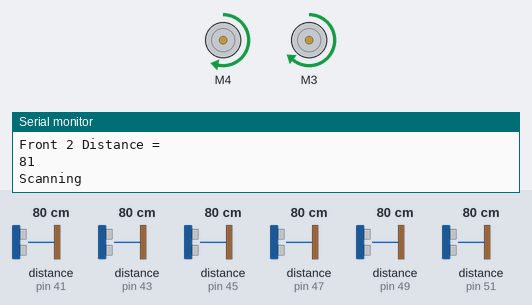
This sketch was run on a simulated Arduino Mega 2560, built with avr-gcc and run on an emulated ATmega2560. Shown: 2 × DC motor (green arrow = forward, orange = backward, longer = faster), the last lines printed to the serial monitor. Inputs (shaded band) come from the test bench; at power-on: distance to the obstacle (sensors on pin 41, pin 47, pin 49, pin 43, pin 45, pin 51) 80 cm. The echo pulse lasts 58.3 µs per cm.

Above: at 1.2 s.
1.3 s: distance to the obstacle (sensor on pin 41) set to 17 cm
2.8 s: distance to the obstacle (sensor on pin 41) set to 14 cm
At 3.7 s:
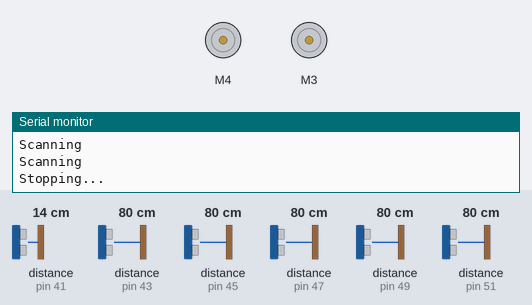
At 4.7 s:
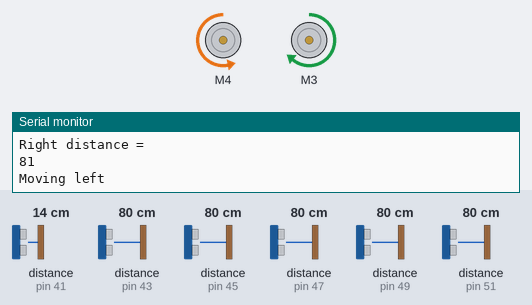
5.8 s: distance to the obstacle (sensor on pin 47) set to 120 cm
At 6.7 s:
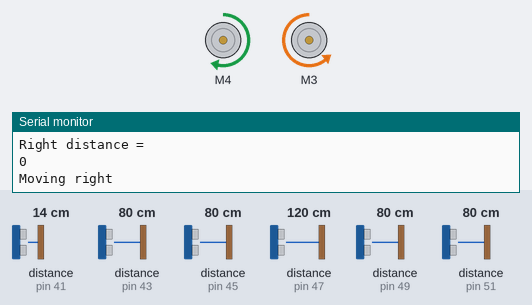
8.8 s: distance to the obstacle (sensor on pin 47) set to 2 cm
11.8 s: distance to the obstacle (sensor on pin 49) set to 4 cm
At 13.3 s:
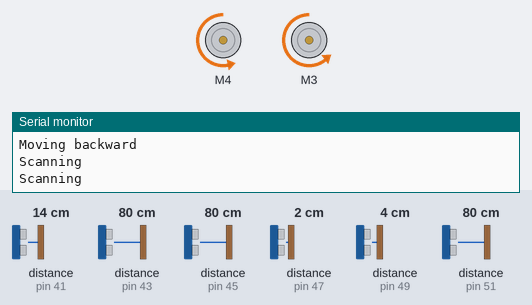
14.8 s: distance to the obstacle (sensor on pin 43) set to 18 cm
Timing chart, 0 to 17.8 s (numbered marks = the images above; inputs shaded):
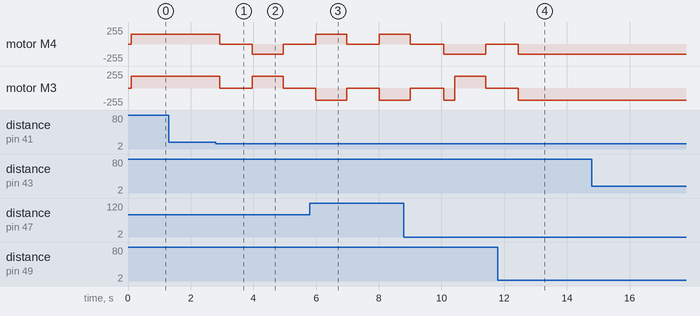

The sketch:

NBtest.ino
```cpp
#include <AFMotor.h> //import your motor shield library
#include <NewPing.h> //import your new ping library

#define trigPinF 50 // define the pins of your sensor
#define echoPinF 51
#define trigPinL 48// define the pins of your sensor
#define echoPinL 49
#define trigPinR 46 // define the pins of your sensor
#define echoPinR 47
#define trigPinLow 44 // define the pins of your sensor
#define echoPinLow 45
#define trigPinBck 42
#define echoPinBck 43
#define trigPinFF 40
#define echoPinFF 41
#define MaxDistance 100


AF_DCMotor motor1(4,MOTOR12_64KHZ); // set up motors.
AF_DCMotor motor2(3,MOTOR12_8KHZ);


NewPing sonarF(trigPinF,echoPinF,MaxDistance);
NewPing sonarL(trigPinL,echoPinL,MaxDistance);
NewPing sonarR(trigPinR,echoPinR,MaxDistance);
NewPing sonarLow(trigPinLow,echoPinLow,MaxDistance);
NewPing sonarB(trigPinBck,echoPinBck,MaxDistance);
NewPing sonarFF(trigPinFF,echoPinFF,MaxDistance);

//Below we are creating unsigned integer variables which we will use later on in the code. They are unsigned as they will only have postive values
unsigned int duration;
unsigned int distance;
unsigned int distanceL;
unsigned int distanceR;
unsigned int distanceB;
unsigned int distanceFF;
unsigned int FrontDistance;
unsigned int LeftDistance;
unsigned int RightDistance;
unsigned int LOWDistance;
unsigned int distanceLOW;
unsigned int FFDistance;
unsigned int ctr;
unsigned int bck;

void setup()
{
  Serial.begin(9600); // begin serial communitication
  Serial.println("Motor test!");
  pinMode(trigPinF, OUTPUT);// set the trig pin to output (Send sound waves)
  pinMode(echoPinF, INPUT);// set the echo pin to input (recieve sound waves)
  pinMode(trigPinL, OUTPUT);// set the trig pin to output (Send sound waves)
  pinMode(echoPinL, INPUT);// set the echo pin to input (recieve sound waves)
  pinMode(trigPinR, OUTPUT);// set the trig pin to output (Send sound waves)
  pinMode(echoPinR, INPUT);// set the echo pin to input (recieve sound waves)
   pinMode(trigPinLow, OUTPUT);// set the trig pin to output (Send sound waves)
  pinMode(echoPinLow, INPUT);// set the echo pin to input (recieve sound waves)
  pinMode(trigPinBck, OUTPUT);
  pinMode(echoPinBck, INPUT);
  pinMode(trigPinFF, OUTPUT);
  pinMode(echoPinFF, INPUT);

  motor1.setSpeed(150); //set the speed of the motors, between 0-255
  motor2.setSpeed (180);
}

void loop()
{

  scanF();  //Go to the scan function
  FrontDistance = distance;  //Set the variable FrontDistance to the value of the distance returned from the scan function
  Serial.println("Front 1 distance = ");
  Serial.print(distance);
  scanLOW();
  LOWDistance = distanceLOW;
  Serial.println("Front 2 Distance = ");
  Serial.println(distanceLOW);
  scanFF();
  FFDistance = distanceFF;
  Serial.println("Front 3 Distance = ");
  Serial.println(FFDistance);
   scanL();
   scanR();

  if(((FrontDistance > 15) && (LOWDistance > 15) && (FFDistance > 15)) || ((FrontDistance > 15) && (LOWDistance == 0) && (FFDistance == 0)) || ((LOWDistance > 15) && (FrontDistance == 0) && (FFDistance == 0)) || ((FFDistance > 15) && (LOWDistance == 0) && (FrontDistance == 0)) || ((LOWDistance == 0) && (FrontDistance == 0) && (FFDistance == 0)) || ((FFDistance > 15) && (FrontDistance > 15) && (LOWDistance == 0)) || ((FFDistance > 15) && (FrontDistance == 0) && (LOWDistance > 15)) || ((FFDistance == 0) && (FrontDistance > 15) && (LOWDistance == 0)))
  {
    if((distanceR > 3 || distanceR == 0) && (distanceL > 3 || distanceL == 0))
    {
	 ctr == 0;
     moveForward();
    }
    else if(distanceR <= 3 && distanceL <= 3)
    {
      moveStop();
      Rescue();
    }
   else
    {
      moveStop();
      if(distanceR < 3 && distanceR != 0)
      {
        if(distanceL > 7)
        {
        moveLeft();
        }
        else
        {
          Rescue();
        }
      }
     else if(distanceL < 3 && distanceL != 0)
      {
        if(distanceR > 7)
        {
          moveRight();
        }
        else
        {
           Rescue();
        }
      }
    }
  }
  else
  {

    moveStop();     //Go to the moveStop function
    navigate();
  }
}

void moveForward()                                    //This function tells the robot to go forward
{
  Serial.println("");
  Serial.println("Moving forward");
  motor1.run(FORWARD);
  motor2.run (FORWARD);
}

void moveRight()                                    //This function tells the robot to turn right
{
  Serial.println("");
  Serial.println("Moving right");
  motor1.run(FORWARD);
  motor2.run (BACKWARD);
  delay(800);
}

void moveLeft()                                      //This function tells the robot to turn left
{
  Serial.println("");
  Serial.println("Moving left");
  motor1.run(BACKWARD);
  motor2.run(FORWARD);
  delay(800);

}

void moveBackward()                                  //This function tells the robot to move backward
{
  Serial.println("");
  Serial.println("Moving backward");
  motor1.run(BACKWARD);
  motor2.run(BACKWARD);

}
void moveStop()
{
  Serial.println("");
  Serial.println("Stopping...");
  motor1.run(RELEASE);
  motor2.run(RELEASE);
  delay(1000);
}
void scanF()                                         //This function determines the distance of the front object
{
  Serial.println("");
  Serial.println("Scanning");
  distance = sonarF.ping_cm();

}
void scanL()                                         //This function determines the distance of the left object
{
  Serial.println("");
  Serial.println("Scanning");
  distanceL = sonarL.ping_cm();

}
void scanR()                                         //This function determines the distance of the right object
{
  Serial.println("");
  Serial.println("Scanning");
  distanceR = sonarR.ping_cm();

}
void scanLOW()
{
  Serial.println("");
  Serial.println("Scanning");
  distanceLOW = sonarLow.ping_cm();

}
void scanB()
{
  distanceB = sonarB.ping_cm();

}
void scanFF()
{
  Serial.println("");
  Serial.println("Scanning");
  distanceFF = sonarFF.ping_cm();
}

void navigate()
{
    ctr++;
    Serial.println("There's an obstacle!");
    scanL();    //Go to the scan function
    LeftDistance = distanceL;                          //Set the variable LeftDistance to the distance on the left
    Serial.println("Left distance = ");
    Serial.print(LeftDistance);
    scanR();                                           //Go to the scan  function
    RightDistance = distanceR;                         //Set the variable RightDistance to the distance on the right
    Serial.println("Right distance = ");
    Serial.print(RightDistance);


    if(ctr < 4)
	{
    if ((RightDistance < 7 && LeftDistance < 7) && (RightDistance != 0 && LeftDistance !=0))
    {
      scanB();
      if(distanceB > 5)
      {
       moveBackward();
       delay(500);
       Rescue();
      }
     else
     {
        moveStop();
        Rescue();
     }
    }

    else if((RightDistance == 0 && LeftDistance == 0))
    {
       moveRight();
       delay(100);
    }
    else if(RightDistance == 0 && LeftDistance > 0)
    {
      moveRight();
      delay(100);
    }
    else if(RightDistance > 0 && LeftDistance == 0)
    {
     moveLeft();
     delay(100)   ;
    }
    else if((RightDistance > 7) && (LeftDistance > 7))
      {
        if((RightDistance <= LeftDistance))
          {
           moveLeft();
           delay(100);
          }
        else if((LeftDistance <  RightDistance))
           {
            moveRight();
            delay(100);
           }
      }
    else if((RightDistance > 7) && (LeftDistance < 7))
     {
        moveRight();
        delay(100);
     }
    else if((RightDistance <7) && (LeftDistance > 7))
   {
     moveLeft();
    delay(100);
   }
   }
   else
   {
     changeSTR();
   }
}

void Rescue()
{
  ctr++;
  scanL();
  scanR();
  if(distanceR <= 7 && distanceL <= 7 && distanceR != 0 && distanceL!= 0)
  {
     scanB();
     if(distanceB > 5)
     {
       moveBackward();
       delay(100);
       Rescue();
     }
    else
     {
      moveStop();
      Rescue();
     }
  }
  else if(distanceL == 0 || distanceR == 0)
  {
    if(distanceR >= distanceL)
    {
       moveLeft();
    }
   else
    {
      moveRight();
    }
  }

  else if(distanceR > 7 || distanceL > 7 )
  {
    if(distanceR >= distanceL)
    {
       moveRight();
    }
   else
    {
      moveLeft();
    }

  }
}
void changeSTR()
{
 bck = 0;
 scanL();
 scanR();
 scanB();
 if(distanceB > 7)
  {
   do
   {
    moveBackward();
    delay(100);
	scanB(); bck++;
   }while(distanceB > 7 && bck < 3);
   ctr = 0;
   navigate();
  }
else if(distanceL > 5 || distanceL== 0)
 {
   ctr = 0;
   if((distanceR > distanceL && distanceL != 0) || (distanceR == 0))
   {
    moveRight();
   }
   else
   {
   moveLeft();
   }
 }
else if (distanceR > 5 || distanceR == 0)
{
 ctr = 0;
 if((distanceL > distanceR  && distanceR != 0) || (distanceL == 0))
 {
  moveLeft();
 }
 else
 {
  moveRight();
  }
}
else
{
 changeSTR();
}
}
```

Measured:
- the behaviour switches between 16 and 15 cm on distance to the obstacle (sensor on pin 41) (found by bisection; images 0 and 1)
- after the input at 2.8 s, motor M4: forward 150/255 → stopped after 0.13 s, → backward 150/255 1.0 s later, → stopped 0.99 s later; motor M3: forward 180/255 → stopped after 0.13 s, → forward 180/255 1.0 s later, → stopped 0.99 s later
- after the input at 11.8 s, motor M4: goes on until 12.5 s, then stays backward 150/255
